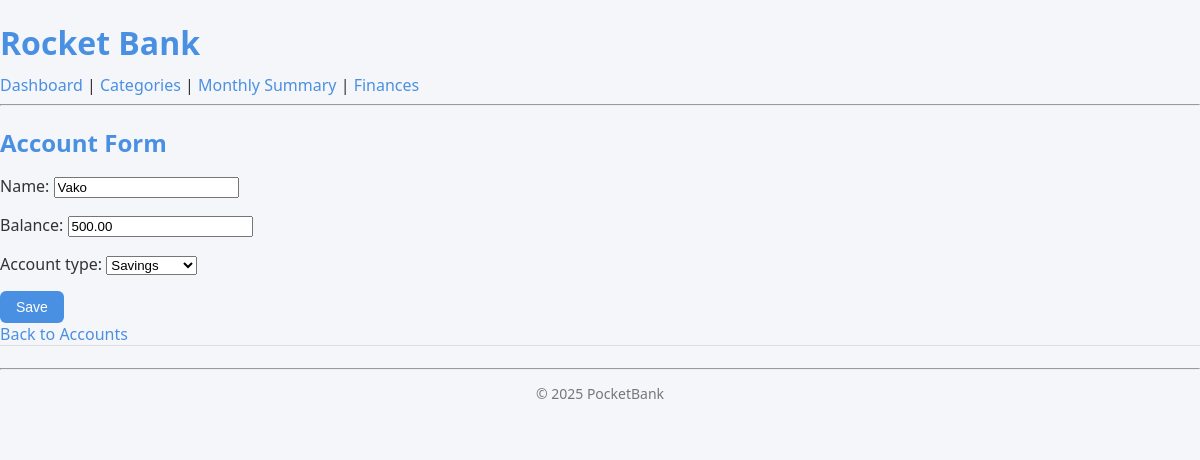
The app's page /accounts/1/edit/ (signed in) with its own data.
### finance/models.py (models this page shows, shortened)
class Account(models.Model):
    name = models.CharField(max_length=50)
    balance = models.DecimalField(max_digits=15, decimal_places=2)
    owner = models.ForeignKey(User, on_delete=models.CASCADE)
    is_active = models.BooleanField(default=True)
    ACCOUNT_TYPES = [
    ('checking', 'Checking'),
    ('savings', 'Savings'),
    ('credit', 'Credit Card'),
]
    account_type = models.CharField(max_length=20, choices=ACCOUNT_TYPES)

### accounts/views.py (the view)
# urls.py: path('<int:pk>/edit/', AccountUpdateView.as_view(), name='account_edit'),
class AccountUpdateView(LoginRequiredMixin, UpdateView):
    model = Account
    template_name = 'accounts/account_form.html'
    fields = ['name', 'balance', 'account_type']
    success_url = reverse_lazy('accounts_list')
    def get_queryset(self):
        return Account.objects.filter(owner=self.request.user)

### templates/accounts/account_form.html (shortened to what this page needs)
{% extends "base.html" %}
{% block content %}
<h2>{{ view.title|default:"Account Form" }}</h2>
<form method="post">
    {{ form.as_p }}
    <button type="submit" class="btn btn-primary">Save</button>
</form>
<a href="{% url 'accounts_list' %}">Back to Accounts</a>
{% endblock %}

### static/style.css (style rules this page uses)
*, *::before, *::after { box-sizing: border-box; }
body { font-family: "Segoe UI", Roboto, sans-serif; background-color: #f5f6fa; margin: 0; padding: 0; color: #333; }
a { color: #4A90E2; text-decoration: none; }
h1, h2, h3, h4, h5 { color: #4A90E2; margin-bottom: 10px; }
a.btn, button.btn { display: inline-block; padding: 8px 16px; border-radius: 6px; text-decoration: none; font-size: 14px; font-weight: 500; transition: background 0.2s ease-in-out, transform 0.2s ease-in-out; cursor: pointer; border: none; background: none; }
a.btn-primary, button.btn-primary { background-color: #4A90E2; color: white; }

### records on screen
Account: name "Vako", balance "500.00", account_type "Savings"

### other values on screen
{{ view.title|default:"Account Form" }} "Account Form"
